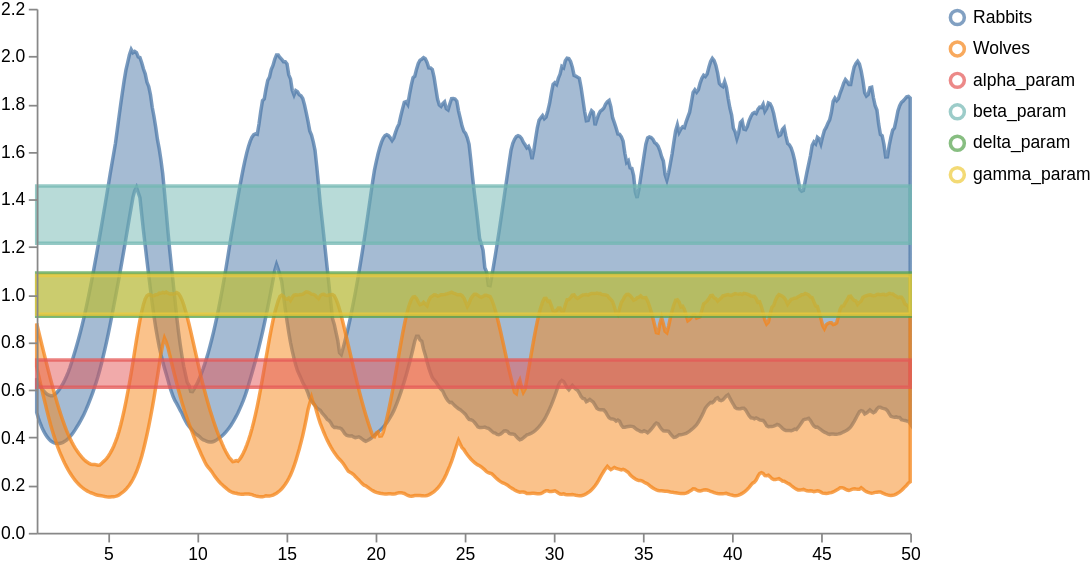

Write the Vega-Lite specification saved for this chart.
### Vega specification from a JSON file in a GitHub repository (floating-point values rounded to 4 significant figures; data arrays with more than 128 entries replaced by an {"elided": "..."} marker saying what was removed)
{"$schema": "https://vega.github.io/schema/vega/v5.json", "width": 500, "height": 300, "scales": [{"name": "xscale", "type": "linear", "range": "width", "zero": false, "domain": {"fields": [{"data": "distributions", "field": "timepoint"}, {"data": "traces", "field": "timepoint"}, {"data": "points", "field": "timepoint"}, {"data": "markers", "field": "timepoint"}]}}, {"name": "yscale", "type": "linear", "range": "height", "nice": true, "zero": true, "domain": {"fields": [{"data": "distributions", "field": "lower"}, {"data": "distributions", "field": "upper"}, {"data": "traces", "field": "value"}, {"data": "points", "field": "value"}]}}, {"name": "color", "type": "ordinal", "range": "category", "domain": {"fields": [{"data": "distributions", "field": "trajectory"}, {"data": "traces", "field": "trajectory"}, {"data": "points", "field": "trajectory"}]}}], "axes": [{"name": "x_axis", "orient": "bottom", "scale": "xscale", "zindex": 100}, {"name": "y_axis", "orient": "left", "scale": "yscale", "zindex": 100}], "signals": [{"name": "clear", "value": true, "on": [{"events": "mouseup[!event.item]", "update": "true", "force": true}]}, {"name": "shift", "value": false, "on": [{"events": "@legendSymbol:click, @legendLabel:click", "update": "event.shiftKey", "force": true}]}, {"name": "clicked", "value": null, "on": [{"events": "@legendSymbol:click, @legendLabel:click", "update": "{value: datum.value}", "force": true}]}, {"name": "clearData", "value": true, "on": [{"events": "mouseup[!event.item]", "update": "true", "force": true}]}, {"name": "clickedData", "value": null, "on": [{"events": "@area:click", "update": "{value: datum.trajectory}", "force": true}]}], "legends": [{"name": "color_legend", "stroke": "color", "encode": {"symbols": {"name": "legendSymbol", "interactive": true, "update": {"fill": {"value": "transparent"}, "strokeWidth": {"value": 2}, "opacity": [{"test": "!length(data('selected')) || indata('selected', 'value', datum.value) || indata('selectedData', 'value', datum.value)", "value": 0.7}, {"value": 0.15}], "size": {"value": 64}}}, "labels": {"name": "legendLabel", "interactive": true, "update": {"opacity": [{"test": "!length(data('selectedData')) || indata('selectedData', 'value', datum.value)", "value": 1}, {"value": 0.25}]}}}}], "marks": [{"type": "group", "zindex": 3, "name": "_points", "from": {"facet": {"name": "points_split", "data": "points", "groupby": "trajectory"}}, "marks": [{"type": "symbol", "name": "_points_symbol", "from": {"data": "points_split"}, "zindex": 3, "encode": {"update": {"x": {"scale": "xscale", "field": "timepoint"}, "y": {"scale": "yscale", "field": "value"}, "size": {"value": 10}, "strokeWidth": {"value": 2}, "fill": {"scale": "color", "field": "trajectory"}, "stroke": {"scale": "color", "field": "trajectory"}, "fillOpacity": [{"test": "!length(data('selected')) || indata('selected', 'value', datum.trajectory)", "value": 0.5}, {"value": 0.15}], "strokeOpacity": [{"test": "!length(data('selected')) || indata('selected', 'value', datum.trajectory)", "value": 0.75}, {"value": 0.15}], "tooltip": {"field": "value"}}, "hover": {"fillOpacity": {"value": 0.9}}}}, {"type": "line", "name": "_points_line", "from": {"data": "points_split"}, "zindex": 3, "encode": {"update": {"x": {"scale": "xscale", "field": "timepoint"}, "y": {"scale": "yscale", "field": "value"}, "strokeWidth": {"value": 2}, "stroke": {"scale": "color", "field": "trajectory"}, "interpolate": {"value": "linear"}, "strokeOpacity": [{"test": "!length(data('selected')) || indata('selected', 'value', datum.trajectory)", "value": 0.3}, {"value": 0.1}]}, "hover": {"fillOpacity": {"value": 0.9}}}}]}, {"type": "group", "zindex": 2, "name": "_traces", "from": {"facet": {"name": "traces_split", "data": "traces", "groupby": "trajectory"}}, "marks": [{"type": "line", "name": "_traces_lines", "from": {"data": "traces_split"}, "encode": {"update": {"x": {"scale": "xscale", "field": "timepoint"}, "y": {"scale": "yscale", "field": "value"}, "strokeWidth": {"value": 2}, "stroke": {"scale": "color", "field": "trajectory"}, "interpolate": {"value": "linear"}, "strokeOpacity": [{"test": "!length(data('selected')) || indata('selected', 'value', datum.trajectory)", "value": 0.75}, {"value": 0.15}]}, "hover": {"fillOpacity": {"value": 0.9}}}}]}, {"type": "group", "name": "_distributions", "zindex": 1, "from": {"facet": {"name": "trajectory_split", "data": "distributions", "groupby": "trajectory"}}, "marks": [{"type": "area", "name": "area", "interactive": true, "from": {"data": "trajectory_split"}, "encode": {"update": {"x": {"scale": "xscale", "field": "timepoint"}, "y": {"scale": "yscale", "field": "upper"}, "y2": {"scale": "yscale", "field": "lower"}, "interpolate": {"value": "linear"}, "strokeWidth": {"value": 2}, "fill": {"scale": "color", "field": "trajectory"}, "stroke": {"scale": "color", "field": "trajectory"}, "fillOpacity": [{"test": "!length(data('selected')) || indata('selected', 'value', datum.trajectory)", "value": 0.5}, {"value": 0.15}], "strokeOpacity": [{"test": "!length(data('selected')) || indata('selected', 'value', datum.trajectory)", "value": 0.75}, {"value": 0.15}]}, "hover": {"fillOpacity": {"value": 0.9}}}}]}, {"type": "group", "name": "_markers", "marks": [{"type": "rule", "name": "_marker text", "from": {"data": "markers"}, "encode": {"enter": {"stroke": {"value": "lightgray"}}, "update": {"x": {"scale": "xscale", "field": "timepoint"}, "y2": {"value": 0}, "y": {"signal": "height"}, "opacity": {"value": 1}}}}, {"type": "text", "name": "_marker flags", "from": {"data": "_marker text"}, "encode": {"enter": {"text": {"field": "datum.label"}, "y": {"value": 0}, "fontSize": {"value": 8}}}, "transform": [{"type": "label", "lineAnchor": "start", "as": ["x", "_y", "opacity", "align", "baseline"], "offset": [1], "size": {"signal": "[width, height]"}}]}]}], "data": [{"name": "distributions", "values": {"elided": "3000 records"}}, {"name": "traces", "values": [], "transform": [{"type": "filter", "expr": "isValid(datum.value)"}]}, {"name": "points", "values": []}, {"name": "markers", "values": []}, {"name": "selected", "on": [{"trigger": "clear", "remove": true}, {"trigger": "!shift", "remove": true}, {"trigger": "!shift && clicked", "insert": "clicked"}, {"trigger": "shift && clicked", "toggle": "clicked"}]}, {"name": "selectedData", "on": [{"trigger": "clearData", "remove": true}, {"trigger": "clickedData", "toggle": "clickedData"}]}]}
